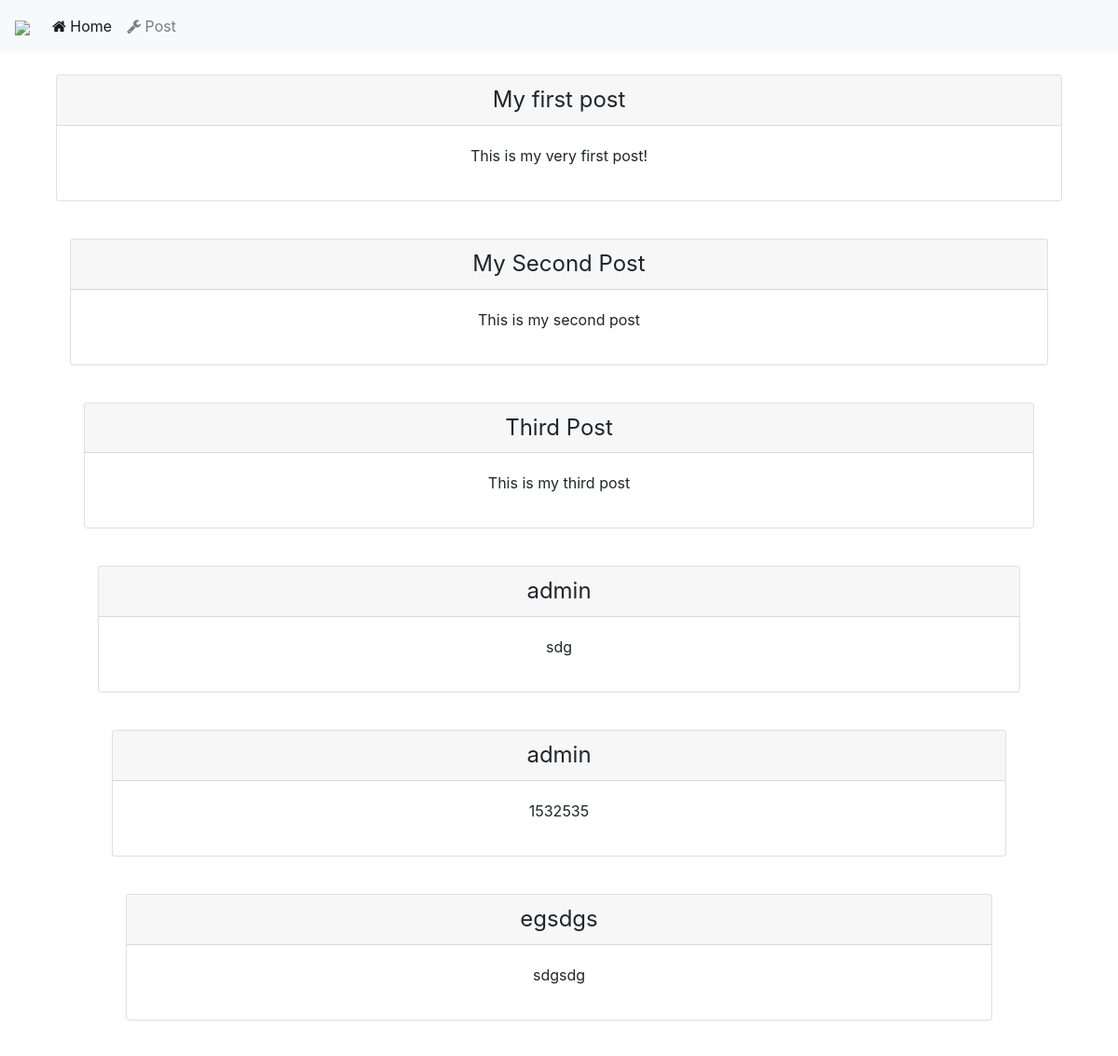
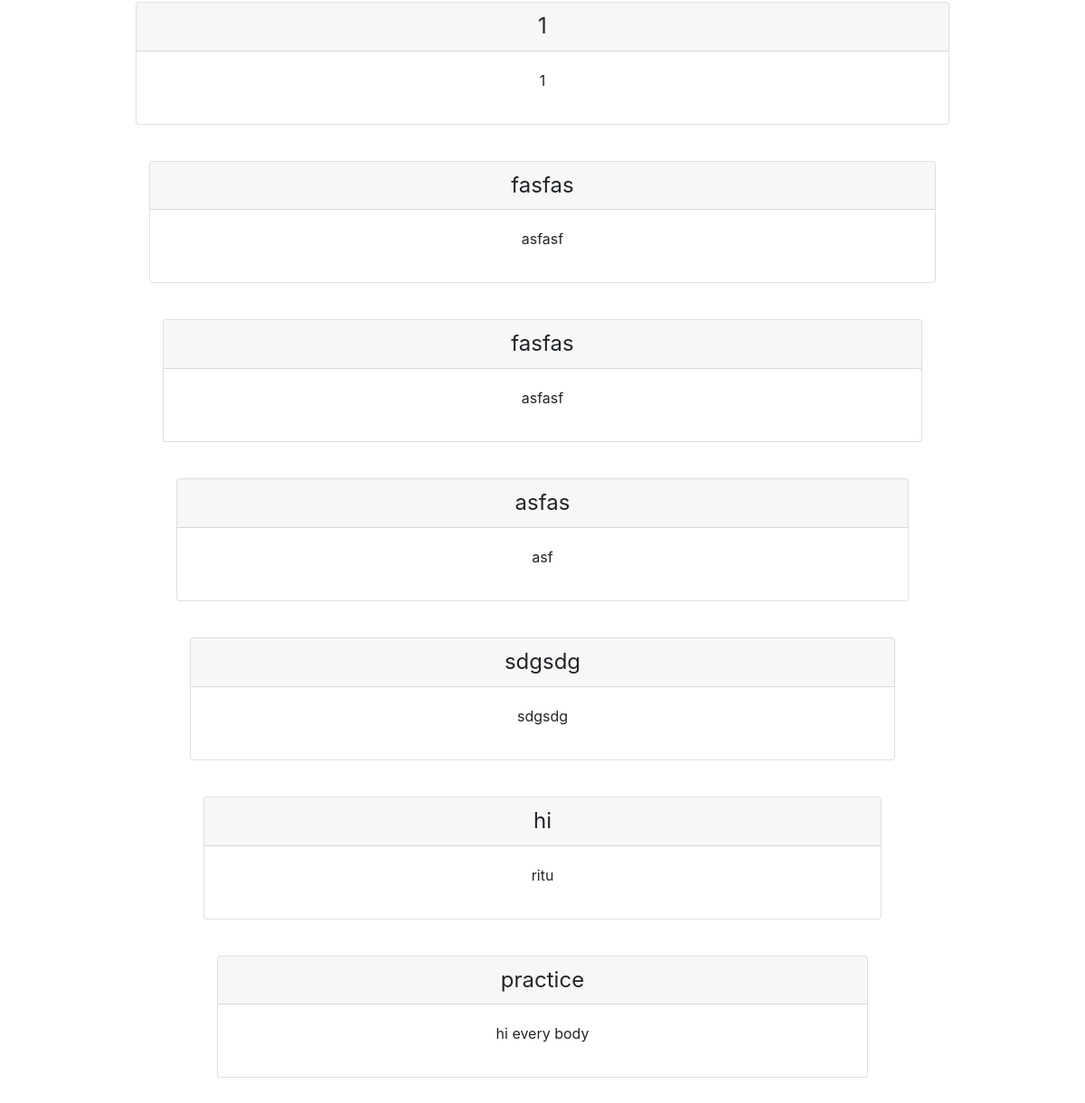
The page / on the database its author committed (2 pictures, top to bottom).
### posts/models.py (models this page shows, shortened)
class Post(models.Model):
    title = models.CharField(max_length=25)
    body = models.CharField(max_length=500)

### website/views.py (the view)
# urls.py: path('', welcome),
def welcome(request):
    return render(request, "website/welcome.html",
                  {"current_time": datetime.now(),
                   "posts": Post.objects.all(),
                   "num_posts": Post.objects.count()})

### website/templates/website/welcome.html (shortened to what this page needs)
{% extends 'base.html' %}
{% block content %}
  {% for post in posts %}
    <div class="container">
        <div class="card-deck mb-3 text-center">
        <div class="card mb-4 box-shadow">
            <div class="card-header">
            <h4 class="my-0 font-weight-normal">{{post.title}} </h4>
            </div>
            <div class="card-body">
              <p>{{post.body}}</p>
            </div>
        </div>
    </div>
  {% endfor %}
{% endblock %}

### website/templates/base.html (shortened to what this page needs)
{% load static %}
<!DOCTYPE html>
<html>
<head>
  <link href="https://stackpath.bootstrapcdn.com/bootstrap/4.5.0/css/bootstrap.min.css" rel="stylesheet">
  <link href="https://stackpath.bootstrapcdn.com/font-awesome/4.7.0/css/font-awesome.min.css" rel="stylesheet">
</head>
  <body>
    {% include 'top-menu.html' %}
    <div class="container"><br>
      {% block content %}{% endblock %}
  </body>
</html>

### website/templates/top-menu.html (shortened to what this page needs)
{% load static %}
{% block menu %}
<nav class="navbar navbar-expand-lg navbar-light bg-light">
  <a class="navbar-brand" href="#"><img src=" alt="My image" width="75"></a>
  <div class="collapse navbar-collapse" id="navbarNavAltMarkup">
    <div class="navbar-nav">
      <a class="nav-item nav-link active" href="#"><i class="fa fa-home"></i> Home <span class="sr-only">(current)</span></a>
      <a class="nav-item nav-link" href="new"><i class="fa fa-wrench"></i> Post</a>
    </div>
  </div>
</nav>
{% endblock %}

### rows shown on the page
Post: title "My first post", body "This is my very first post!"
Post: title "My Second Post", body "This is my second post"
Post: title "Third Post", body "This is my third post"
Post: title "admin", body "sdg"
Post: title "admin", body "1532535"
Post: title "egsdgs", body "sdgsdg"
Post: title "1", body "1"
Post: title "fasfas", body "asfasf"
Post: title "fasfas", body "asfasf"
Post: title "asfas", body "asf"
Post: title "sdgsdg", body "sdgsdg"
Post: title "hi", body "ritu"
Post: title "practice", body "hi every body"
